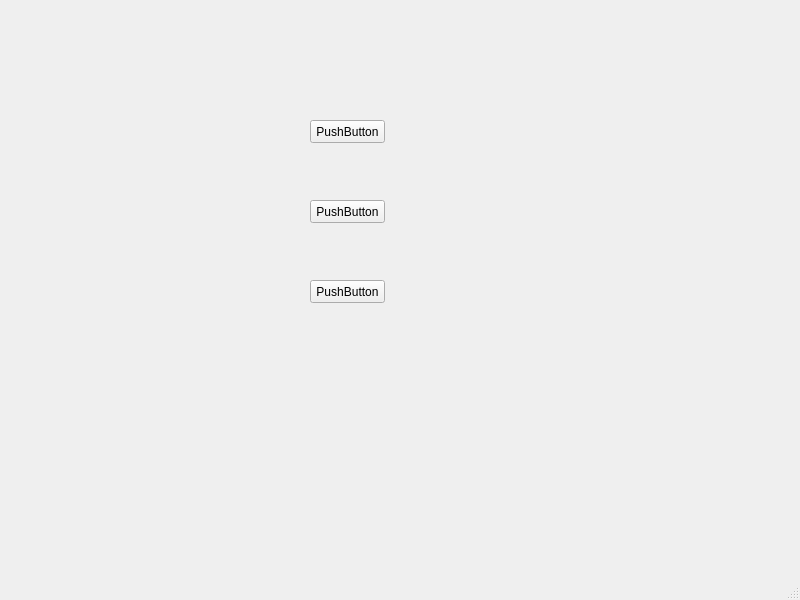
<?xml version="1.0" encoding="UTF-8"?>
<ui version="4.0">
 <class>MainWindow</class>
 <widget class="QMainWindow" name="MainWindow">
  <property name="geometry">
   <rect>
    <x>0</x>
    <y>0</y>
    <width>800</width>
    <height>600</height>
   </rect>
  </property>
  <property name="windowTitle">
   <string>MainWindow</string>
  </property>
  <widget class="QWidget" name="centralwidget">
   <widget class="QPushButton" name="button2">
    <property name="geometry">
     <rect>
      <x>310</x>
      <y>200</y>
      <width>75</width>
      <height>23</height>
     </rect>
    </property>
    <property name="text">
     <string>PushButton</string>
    </property>
   </widget>
   <widget class="QPushButton" name="button3">
    <property name="geometry">
     <rect>
      <x>310</x>
      <y>280</y>
      <width>75</width>
      <height>23</height>
     </rect>
    </property>
    <property name="text">
     <string>PushButton</string>
    </property>
   </widget>
   <widget class="QPushButton" name="button1">
    <property name="geometry">
     <rect>
      <x>310</x>
      <y>120</y>
      <width>75</width>
      <height>23</height>
     </rect>
    </property>
    <property name="text">
     <string>PushButton</string>
    </property>
   </widget>
  </widget>
  <widget class="QMenuBar" name="menubar">
   <property name="geometry">
    <rect>
     <x>0</x>
     <y>0</y>
     <width>800</width>
     <height>21</height>
    </rect>
   </property>
  </widget>
  <widget class="QStatusBar" name="statusbar"/>
 </widget>
 <resources/>
 <connections/>
</ui>
